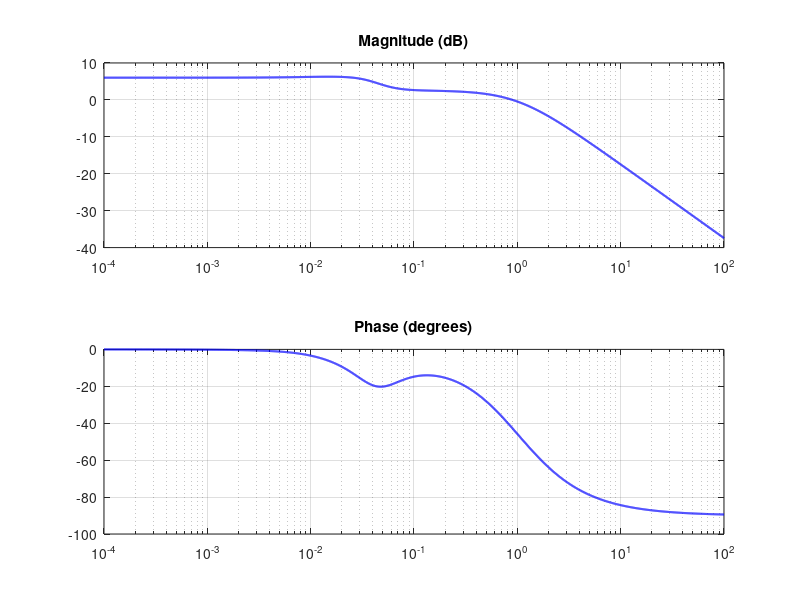

Reproduce this figure in MATLAB. (Note: this script raises an error after producing the figure.)
%% The AAA algorithm for system identification
% Stefano Costa, August 2021

%%
% (Chebfun example applics/Bode2tf.m)
% [Tags: #AAA]

%%
% The AAA algorithm provides a natural way to identify LTI (linear time-invariant)
% system parameters such as
% poles, zeros and DC gain from Bode plots. For example, consider the 4th order system
% $$ G(z) = 2\frac{(1+105z)(1+1.4/0.05z+1/0.05^2 z^2)}{(1+100z)(1+1.4/0.04z+1/0.04^2 z^2)(1+z)} $$
Nc = 2*conv([105 1],[1/0.05^2 1.4/0.05 1]);
Dc = conv(conv([100 1],[1/0.04^2 1.4/0.04 1]),[1 1]);
N = @(z) Nc*z.^[3:-1:0]';
D = @(z) Dc*z.^[4:-1:0]';
G = @(z) N(z(:))./D(z(:));

%%
% for which we have the following:
pol = roots(Dc), zer = roots(Nc), DCgain = abs(G(0))

%%
% Let's sample some values in the frequency range $10^{-4}\leq \omega \leq 10^2$, and
% draw the Bode plots of magnitude and phase:
w = logspace(-4,2,3000);
mag = abs(G(i*w)); ph = -angle(G(i*w));
LW = 'linewidth'; LO = 'location'; SW = 'southwest';
subplot(211), semilogx(w,20*log10(mag),'b-',LW,1.5), grid on, title('Magnitude (dB)')
subplot(212), semilogx(w,ph*180/pi,'b-',LW,1.5), grid on, title('Phase (degrees)')

%%
% Given magnitude and phase, an approximation $H(s)$ for $G(s)$ is readily obtained by
% AAA approximation of the complex signal. Samples are mirrored in order to enforce
% symmetry.
wA = [-fliplr(w) w]; magA = [fliplr(mag) mag]; phA = [-fliplr(ph) ph];
GA = magA.*exp(i*phA);
[H,polA,resA,zerA] = aaa(GA,i*wA); polA, zerA, DCgainA = abs(H(0))
subplot(211), hold on, semilogx(w,20*log10(H(i*w)),'k--',LW,1.5)
subplot(212), hold on, semilogx(w,angle(H(i*w))*180/pi,'k--',LW,1.5)

%%
% Also, $H(s)$ features negligible errors in initial data:
err_mag = norm(mag-abs(H(i*w)),inf)
err_ph = norm(ph-angle(H(i*w)),inf)

%% 
% The following means of recomputing poles and zeros will play a key role in what follows:
[NcA,DcA] = residue(resA,polA,[]);
polA = roots(real(DcA)), zerA = roots(real(NcA))

%%
% Now let's complicate things a little bit. A reduced order approximation, useful to simplify
% analysis and control design, is obtained by fixing a low degree, hence solving a
% least-squares problem.
% 20 Lawson iterations under the hood place our scarce resource (poles) at best, though not
% necessarily in complex conjugate pairs, so we force a recomputation. With a 2nd order
% reduction, we expect two real distinct poles:
[Hr,polAr,resAr] = aaa(GA,i*wA,'degree',2);
polAr = roots(real(poly(polAr)));
d = min(abs(i*wA(:)-polAr.'),[],1);
Q = d./(i*wA(:)-polAr.');
c = Q\GA.';
Hr = @(x) [d./(x(:)-polAr.')]*c;
[NAr] = residue(c,polAr,[]);
zerAr = roots(real(NAr)), polAr, DCgainAr = abs(Hr(0))
subplot(211), semilogx(w,20*log10(Hr(i*w)),'c-',LW,1.5), hold off
legend('G(s)','AAA','reduced order AAA',LO,SW)
subplot(212), semilogx(w,angle(Hr(i*w))*180/pi,'c-',LW,1.5), hold off
legend('G(s)','AAA','reduced order AAA',LO,SW)

%%
% To see how good AAA-LS actually is, consider the scalar example with noise found in [1],
% i.e. $f(z) = (z-1)/(z^2+z+2)$. The function is sampled at 500 logarithmically spaced points
% in the interval [0.1 10], and then normally distributed noise with a standard deviation
% of $10^{-2}$ is added:
Nc = [1 -1]; Dc = [1 1 2];
N = @(z) Nc*z.^[1 0]';
D = @(z) Dc*z.^[2 1 0]';
G = @(z) N(z(:))./D(z(:));
w = logspace(-1,1,500); magn = abs(G(i*w)); phn = -angle(G(i*w));
magn = magn+0.01*randn(1,length(magn)); phn = phn+0.01*randn(1,length(phn));
subplot(211), semilogx(w,20*log10(magn),'r-',LW,1.5), grid on, title('Magnitude (dB)')
subplot(212), semilogx(w,phn*180/pi,'r-',LW,1.5), grid on, title('Phase (degrees)')

%%
% We compute a rational approximant of degree only 2 using the above method. The AAA approximant
% shows no significant deviations from the measurements, at least in the eyeball norm. This
% time the number of Lawson iterations is
% increased, to enhance their filtering effect:
wn = [-fliplr(w) w]; magn = [fliplr(magn) magn]; phn = [-fliplr(phn) phn];
Gn = magn.*exp(i*phn);
[~,poln,resn] = aaa(Gn,i*wn,'degree',2,'lawson',30);
poln(find(real(poln)>0)) = -1;   % force system stability
poln = roots(real(poly(poln)));
dn = min(abs(i*wn(:)-poln.'),[],1);
Qn = dn./(i*wn(:)-poln.');
cn = Qn\Gn.';
Hn = @(x) [dn./(x(:)-poln.')]*cn;
 %[Nn] = residue(cn,poln,[]); zern = roots(real(Nn)), poln
 %DCgainn = abs(Hn(0))
subplot(211), hold on, semilogx(w,20*log10(Hn(i*w)),'b-',LW,1.5), hold off
legend('Noisy data','AAA approximant',LO,SW)
subplot(212), hold on, semilogx(w,angle(Hn(i*w))*180/pi,'b-',LW,1.5), hold off
legend('Noisy data','AAA approximant',LO,SW)

%%
% The poles are decently approximated, even in these perturbed conditions, as shown by the
% coefficients of the denominator:
Dcn = poly(poln)

%%
% The AAA-LS approximant effectively estimates the additive noise rather accurately,
% both on magnitude and phase:
subplot(211), loglog(wn,abs(magn(:)-abs(Hn(i*wn))),'r-',LW,1), grid on
title('Estimated noise in magnitude')
subplot(212), loglog(wn,abs(phn(:)-angle(Hn(i*wn))),'r-',LW,1), grid on
title('Estimated noise in phase')

%%
% [1] I. V. Gosea and S. G&uuml;ttel,
% Algorithms for the rational approximation of matrix-valued functions,
% arXiv:2003.06410v2, 2021.
